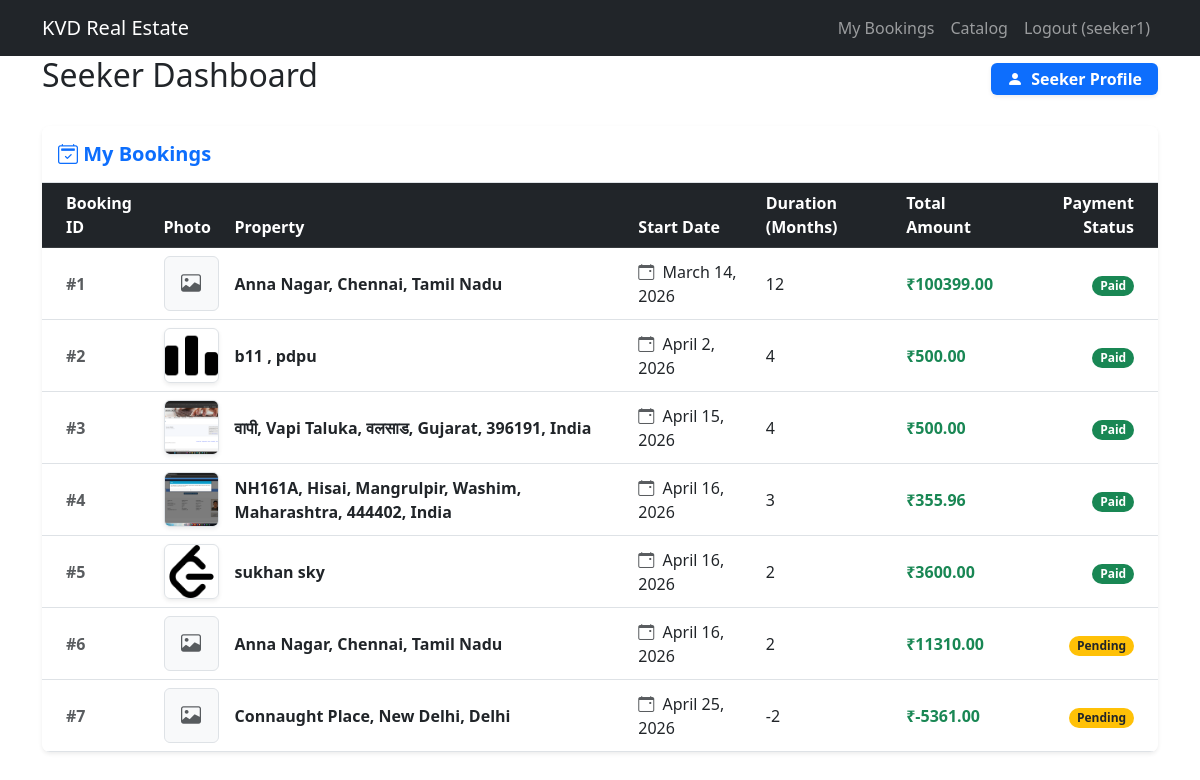
Screenshot of /dashboard/ (signed in) with the database file from the repository.
### real_estate_app/models.py (models this page shows, shortened)
class User(AbstractUser):
    phone_regex = RegexValidator(regex=r'^\+?1?\d{9,15}$', message="Phone number must be entered in the format: '+999999999'. Up to 15 digits allowed.")
    phone_number = models.CharField(validators=[phone_regex], max_length=17, blank=True)
    pincode_regex = RegexValidator(regex=r'^[1-9][0-9]{5}$', message="Please enter a valid 6-digit Indian pincode.")
    pincode = models.CharField(validators=[pincode_regex], max_length=6, blank=True)
    kyc_status = models.BooleanField(default=False)
    is_admin = models.BooleanField(default=False)
    is_owner = models.BooleanField(default=False)
    is_seeker = models.BooleanField(default=False)

class Booking(models.Model):
    PAYMENT_STATUS_CHOICES = (
        ('Pending', 'Pending'),
        ('Paid', 'Paid'),
        ('Overdue', 'Overdue'),
    )
    booking_id = models.AutoField(primary_key=True)
    property = models.ForeignKey(Property, on_delete=models.CASCADE, related_name='bookings')
    seeker = models.ForeignKey(User, on_delete=models.CASCADE, related_name='bookings')
    start_date = models.DateField()
    duration_months = models.IntegerField()
    total_amount = models.DecimalField(max_digits=10, decimal_places=2)
    payment_status = models.CharField(max_length=10, choices=PAYMENT_STATUS_CHOICES, default='Pending')

class Property(models.Model):
    STATUS_CHOICES = (
        ('Pending', 'Pending'),
        ('Live', 'Live'),
        ('Booked', 'Booked'),
        ('Rejected', 'Rejected'),
    )
    property_id = models.AutoField(primary_key=True)
    owner = models.ForeignKey(User, on_delete=models.CASCADE, related_name='properties')
    address = models.TextField()
    latitude = models.FloatField(blank=True, null=True)
    longitude = models.FloatField(blank=True, null=True)
    price = models.DecimalField(max_digits=10, decimal_places=2)
    photo = models.ImageField(upload_to='property_photos/', blank=True, null=True)
    status = models.CharField(max_length=10, choices=STATUS_CHOICES, default='Pending')

### real_estate_app/views.py (the view)
# urls.py: path('dashboard/', views.dashboard, name='dashboard'),
@login_required
def dashboard(request):
    if request.user.is_admin or request.user.is_superuser:
        properties = Property.objects.all().order_by('-property_id')
        return render(request, 'real_estate_app/admin_dashboard.html', {'properties': properties})
    elif request.user.is_owner:
        properties = Property.objects.filter(owner=request.user).order_by('-property_id')
        return render(request, 'real_estate_app/owner_dashboard.html', {'properties': properties})
    elif request.user.is_seeker:
        bookings = Booking.objects.filter(seeker=request.user)
        return render(request, 'real_estate_app/seeker_dashboard.html', {'bookings': bookings})
    else:
        return render(request, 'real_estate_app/dashboard.html')

### templates/real_estate_app/seeker_dashboard.html (shortened to what this page needs)
{% extends 'base.html' %}
{% block content %}
<div class="row">
    <div class="col-12">
        <div class="d-flex justify-content-between align-items-center mb-4">
            <h2>Seeker Dashboard</h2>
            <span class="badge bg-primary fs-6 py-2 px-3 shadow-sm"><i class="bi bi-person-fill me-1"></i> Seeker
                Profile</span>
        </div>
        <div class="card p-0 shadow-sm border-0 rounded-3 overflow-hidden">
            <div class="card-header bg-white border-bottom py-3">
                <h5 class="text-primary mb-0 fw-bold"><i class="bi bi-calendar2-check get-2"></i> My Bookings</h5>
            </div>
            <div class="table-responsive">
                <table class="table table-hover align-middle mb-0">
                    <thead class="table-dark">
                        <tr>
                            <th class="ps-4">Booking ID</th>
                            <th>Photo</th>
                            <th>Property</th>
                            <th>Start Date</th>
                            <th>Duration (Months)</th>
                            <th>Total Amount</th>
                            <th class="pe-4 text-end">Payment Status</th>
                        </tr>
                    </thead>
                    <tbody class="border-top-0">
                        {% for booking in bookings %}
                        <tr>
                            <td class="ps-4 fw-bold text-muted">#{{ booking.booking_id }}</td>
                            <td>
                                {% if booking.property.photo %}
                                <img src="{{ booking.property.photo.url }}" alt="Property photo"
                                    style="width: 55px; height: 55px; object-fit: cover;"
                                    class="rounded border shadow-sm">
                                {% else %}
                                <div class="bg-light rounded border d-flex align-items-center justify-content-center text-muted"
                                    style="width: 55px; height: 55px;">
                                    <i class="bi bi-image fs-5"></i>
                                </div>
                                {% endif %}
                            </td>
                            <td class="fw-bold">{{ booking.property.address }}</td>
                            <td><i class="bi bi-calendar-event me-1 text-muted"></i> {{ booking.start_date }}</td>
                            <td>{{ booking.duration_months }}</td>
                            <td><span class="text-success fw-bold">₹{{ booking.total_amount }}</span></td>
                            <td class="pe-4 text-end">
                                <span
                                    class="badge rounded-pill {% if booking.payment_status == 'Paid' %}bg-success{% else %}bg-warning text-dark{% endif %}">
                                    {{ booking.payment_status }}
                                </span>
                            </td>
                        </tr>
                        {% endfor %}
                    </tbody>
                </table>
            </div>
        </div>
    </div>
</div>
{% endblock %}

### templates/base.html (shortened to what this page needs)
{% load sass_tags %}
<!DOCTYPE html>
<html lang="en">
<head>
    <link href="https://cdn.jsdelivr.net/npm/bootstrap@5.3.0/dist/css/bootstrap.min.css" rel="stylesheet">
    <link rel="stylesheet" href="https://cdn.jsdelivr.net/npm/bootstrap-icons@1.10.5/font/bootstrap-icons.css">
    <link href="{% sass_src 'scss/styles.scss' %}" rel="stylesheet" type="text/css" />
</head>
<body>
    <nav class="navbar navbar-expand-lg navbar-dark bg-dark">
        <div class="container">
            <a class="navbar-brand" href="{% url 'home' %}">KVD Real Estate</a>
            <div class="collapse navbar-collapse" id="navbarNav">
                <ul class="navbar-nav ms-auto">
                    {% if user.is_authenticated %}
                    {% if user.is_admin or user.is_superuser %}
                    <li class="nav-item"><a class="nav-link" href="{% url 'dashboard' %}">Admin Dashboard</a></li>
                    {% elif user.is_owner %}
                    <li class="nav-item"><a class="nav-link" href="{% url 'dashboard' %}">Owner Dashboard</a></li>
                    <li class="nav-item"><a class="nav-link" href="{% url 'add_property' %}">Add Property</a></li>
                    {% elif user.is_seeker %}
                    <li class="nav-item"><a class="nav-link" href="{% url 'dashboard' %}">My Bookings</a></li>
                    <li class="nav-item"><a class="nav-link" href="{% url 'property_catalog' %}">Catalog</a></li>
                    {% endif %}
                    <li class="nav-item">
                        <form method="post" action="{% url 'logout' %}">
                            <button type="submit" class="btn btn-link nav-link">Logout ({{ user.username }})</button>
                        </form>
                    </li>
                    {% else %}
                    <li class="nav-item"><a class="nav-link" href="{% url 'login' %}">Login</a></li>
                    <li class="nav-item"><a class="nav-link" href="{% url 'register' %}">Register</a></li>
                    {% endif %}
                </ul>
            </div>
        </div>
    </nav>
    <div class="container">
        {% block content %}{% endblock %}
    </div>
</body>
</html>

### rows the page displays
User: username "seeker1"
Booking: booking_id "1", property.address "Anna Nagar, Chennai, Tamil Nadu", start_date "March 14, 2026", duration_months "12", total_amount "100399.00", payment_status "Paid"
Booking: booking_id "2", property.photo (picture), property.address "b11 , pdpu", start_date "April 2, 2026", duration_months "4", total_amount "500.00", payment_status "Paid"
Booking: booking_id "3", property.photo (picture), property.address "वापी, Vapi Taluka, वलसाड, Gujarat, 396191, India", start_date "April 15, 2026", duration_months "4", total_amount "500.00", payment_status "Paid"
Booking: booking_id "4", property.photo (picture), property.address "NH161A, Hisai, Mangrulpir, Washim, Maharashtra, 444402, India", start_date "April 16, 2026", duration_months "3", total_amount "355.96", payment_status "Paid"
Booking: booking_id "5", property.photo (picture), property.address "sukhan sky", start_date "April 16, 2026", duration_months "2", total_amount "3600.00", payment_status "Paid"
Booking: booking_id "6", property.address "Anna Nagar, Chennai, Tamil Nadu", start_date "April 16, 2026", duration_months "2", total_amount "11310.00", payment_status "Pending"
Booking: booking_id "7", property.address "Connaught Place, New Delhi, Delhi", start_date "April 25, 2026", duration_months "-2", total_amount "-5361.00", payment_status "Pending"
